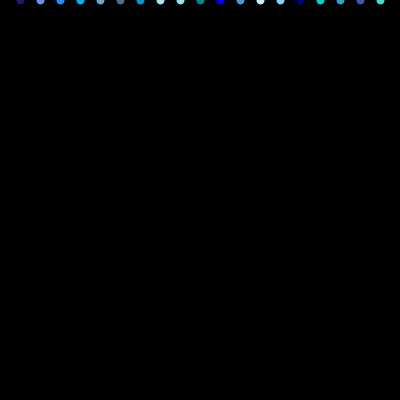
Frame 1 (no input)
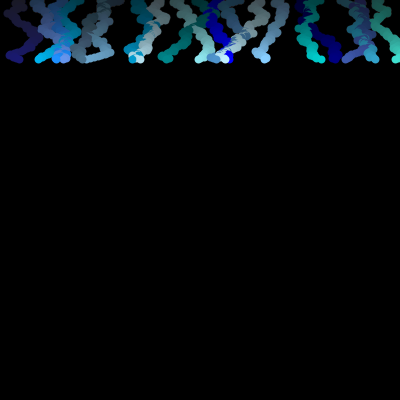
Frame 60 (the mouse pressed at the canvas centre just before this capture)
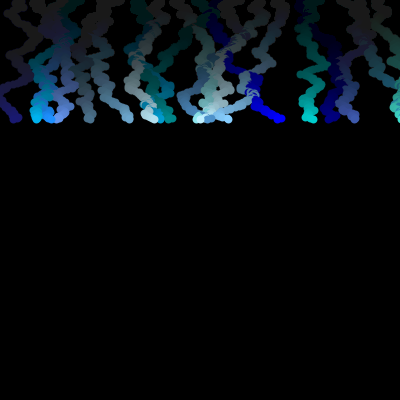
Frame 120 (the mouse held since frame 60 and released just before this capture)

The Processing sketch that drew these frames (run headless with seeded random() and noise(); from frame 60 on, the mouse is pressed at the canvas centre):

// Processing sketch: processing_72011
// ── processing_72011.pde

float x1=20;
float x2=40;
float x3=60;
float x4=80;
float x5=100;
float x6=120;
float x7=140;
float x8=160;
float x9=180;
float x10=200;
float x11=220;
float x12=240;
float x13=260;
float x14=280;
float x15=300;
float x16=320;
float x17=340;
float x18=360;
float x19=380;
int y=0;
void setup() 
{
  size(400,400);
  background(0);
}
void draw ()
{
  rain();
  if(y>400)
  {
    float x1=20;
    float x2=40;
    float x3=60;
    float x4=80;
    float x5=100;
    float x6=120;
    float x7=140;
    float x8=160;
    float x9=180;
    float x10=200;
    float x11=220;
    float x12=240;
    float x13=260;
    float x14=280;
    float x15=300;
    float x16=320;
    float x17=340;
    float x18=360;
    float x19=380;
    y=0;
  }
}
void rain()
{
  noStroke();
  fill(0,0,0,5);
  rect(0,0,400,400);
  strokeWeight(8);
  stroke(25,25,112);
  point(x1,y);
  stroke(100,149,237);
  point(x2,y);
  stroke(30,144,255);
  point(x3,y);
  stroke(0,178,238);
  point(x4,y);
  stroke(108,166,205);
  point(x5,y);
  stroke(74,112,139);
  point(x6,y);
  stroke(0,154,205);
  point(x7,y);
  stroke(178,223,238);
  point(x8,y);
  stroke(142,229,238);
  point(x9,y);
  stroke(0,134,139);
  point(x10,y);
  stroke(0,0,255);
  point(x11,y);
  stroke(79,148,205);
  point(x12,y);
  stroke(191,239,255);
  point(x13,y);
  stroke(135,206,255);
  point(x14,y);
  stroke(0,0,128);
  point(x15,y);
  stroke(0,205,205);
  point(x16,y);
  stroke(51,161,201);
  point(x17,y);
  stroke(61,89,171);
  point(x18,y);
  stroke(64,224,208);
  point(x19,y);
  x1=x1+random(-5,5);
  x2=x2+random(-5,5);
  x3=x3+random(-5,5);
  x4=x4+random(-5,5);
  x5=x5+random(-5,5);
  x6=x6+random(-5,5);
  x7=x7+random(-5,5);
  x8=x8+random(-5,5);
  x9=x9+random(-5,5);
  x10=x10+random(-5,5);
  x11=x11+random(-5,5);
  x12=x12+random(-5,5);
  x13=x13+random(-5,5);
  x14=x14+random(-5,5);
  x15=x15+random(-5,5);
  x16=x16+random(-5,5);
  x17=x17+random(-5,5);
  x18=x18+random(-5,5);
  x19=x19+random(-5,5);
  y=y+1;
}
